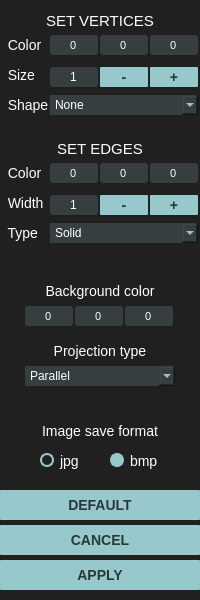
<?xml version="1.0" encoding="UTF-8"?>
<ui version="4.0">
 <class>Settings</class>
 <widget class="QDialog" name="Settings">
  <property name="geometry">
   <rect>
    <x>0</x>
    <y>0</y>
    <width>200</width>
    <height>600</height>
   </rect>
  </property>
  <property name="minimumSize">
   <size>
    <width>200</width>
    <height>600</height>
   </size>
  </property>
  <property name="maximumSize">
   <size>
    <width>200</width>
    <height>600</height>
   </size>
  </property>
  <property name="windowTitle">
   <string>Settings</string>
  </property>
  <property name="layoutDirection">
   <enum>Qt::LeftToRight</enum>
  </property>
  <property name="styleSheet">
   <string notr="true">background-color: rgb(32, 32, 32);</string>
  </property>
  <widget class="QLabel" name="label_1">
   <property name="geometry">
    <rect>
     <x>0</x>
     <y>0</y>
     <width>200</width>
     <height>30</height>
    </rect>
   </property>
   <property name="font">
    <font>
     <pointsize>-1</pointsize>
     <bold>false</bold>
    </font>
   </property>
   <property name="styleSheet">
    <string notr="true">background-color: rgb(32, 32, 32);
color: rgb(255, 255, 255);
font-size: 15px;</string>
   </property>
   <property name="text">
    <string>SET VERTICES</string>
   </property>
   <property name="scaledContents">
    <bool>true</bool>
   </property>
   <property name="alignment">
    <set>Qt::AlignBottom|Qt::AlignHCenter</set>
   </property>
   <property name="wordWrap">
    <bool>true</bool>
   </property>
  </widget>
  <widget class="QLabel" name="label_2">
   <property name="geometry">
    <rect>
     <x>0</x>
     <y>30</y>
     <width>50</width>
     <height>30</height>
    </rect>
   </property>
   <property name="font">
    <font>
     <pointsize>-1</pointsize>
     <bold>false</bold>
    </font>
   </property>
   <property name="styleSheet">
    <string notr="true">background-color: rgb(32, 32, 32);
color: rgb(255, 255, 255);
font-size: 14px;</string>
   </property>
   <property name="text">
    <string>  Color</string>
   </property>
   <property name="scaledContents">
    <bool>true</bool>
   </property>
   <property name="alignment">
    <set>Qt::AlignLeading|Qt::AlignLeft|Qt::AlignVCenter</set>
   </property>
   <property name="wordWrap">
    <bool>true</bool>
   </property>
  </widget>
  <widget class="QSpinBox" name="vertex_color_r">
   <property name="geometry">
    <rect>
     <x>50</x>
     <y>35</y>
     <width>48</width>
     <height>20</height>
    </rect>
   </property>
   <property name="styleSheet">
    <string notr="true">background-color: rgb(54, 62, 63);
color: rgb(255, 255, 255);
font-size: 11px;
border-radius: 3px;
selection-color: rgb(255, 255, 255);
selection-background-color: rgb(32, 32, 32);</string>
   </property>
   <property name="alignment">
    <set>Qt::AlignCenter</set>
   </property>
   <property name="buttonSymbols">
    <enum>QAbstractSpinBox::NoButtons</enum>
   </property>
   <property name="minimum">
    <number>0</number>
   </property>
   <property name="maximum">
    <number>255</number>
   </property>
   <property name="value">
    <number>0</number>
   </property>
  </widget>
  <widget class="QSpinBox" name="vertex_color_g">
   <property name="geometry">
    <rect>
     <x>100</x>
     <y>35</y>
     <width>48</width>
     <height>20</height>
    </rect>
   </property>
   <property name="styleSheet">
    <string notr="true">background-color: rgb(54, 62, 63);
color: rgb(255, 255, 255);
font-size: 11px;
border-radius: 3px;
selection-color: rgb(255, 255, 255);
selection-background-color: rgb(32, 32, 32);</string>
   </property>
   <property name="alignment">
    <set>Qt::AlignCenter</set>
   </property>
   <property name="buttonSymbols">
    <enum>QAbstractSpinBox::NoButtons</enum>
   </property>
   <property name="minimum">
    <number>0</number>
   </property>
   <property name="maximum">
    <number>255</number>
   </property>
   <property name="value">
    <number>0</number>
   </property>
  </widget>
  <widget class="QSpinBox" name="vertex_color_b">
   <property name="geometry">
    <rect>
     <x>150</x>
     <y>35</y>
     <width>48</width>
     <height>20</height>
    </rect>
   </property>
   <property name="styleSheet">
    <string notr="true">background-color: rgb(54, 62, 63);
color: rgb(255, 255, 255);
font-size: 11px;
border-radius: 3px;
selection-color: rgb(255, 255, 255);
selection-background-color: rgb(32, 32, 32);</string>
   </property>
   <property name="alignment">
    <set>Qt::AlignCenter</set>
   </property>
   <property name="buttonSymbols">
    <enum>QAbstractSpinBox::NoButtons</enum>
   </property>
   <property name="minimum">
    <number>0</number>
   </property>
   <property name="maximum">
    <number>255</number>
   </property>
   <property name="value">
    <number>0</number>
   </property>
  </widget>
  <widget class="QLabel" name="label_3">
   <property name="geometry">
    <rect>
     <x>0</x>
     <y>60</y>
     <width>50</width>
     <height>30</height>
    </rect>
   </property>
   <property name="font">
    <font>
     <pointsize>-1</pointsize>
     <bold>false</bold>
    </font>
   </property>
   <property name="styleSheet">
    <string notr="true">background-color: rgb(32, 32, 32);
color: rgb(255, 255, 255);
font-size: 14px;</string>
   </property>
   <property name="text">
    <string>  Size</string>
   </property>
   <property name="scaledContents">
    <bool>true</bool>
   </property>
   <property name="alignment">
    <set>Qt::AlignLeading|Qt::AlignLeft|Qt::AlignVCenter</set>
   </property>
   <property name="wordWrap">
    <bool>true</bool>
   </property>
  </widget>
  <widget class="QLabel" name="label_4">
   <property name="geometry">
    <rect>
     <x>0</x>
     <y>90</y>
     <width>50</width>
     <height>30</height>
    </rect>
   </property>
   <property name="font">
    <font>
     <pointsize>-1</pointsize>
     <bold>false</bold>
    </font>
   </property>
   <property name="styleSheet">
    <string notr="true">background-color: rgb(32, 32, 32);
color: rgb(255, 255, 255);
font-size: 14px;</string>
   </property>
   <property name="text">
    <string>  Shape</string>
   </property>
   <property name="scaledContents">
    <bool>true</bool>
   </property>
   <property name="alignment">
    <set>Qt::AlignLeading|Qt::AlignLeft|Qt::AlignVCenter</set>
   </property>
   <property name="wordWrap">
    <bool>true</bool>
   </property>
  </widget>
  <widget class="QSpinBox" name="vertex_size">
   <property name="geometry">
    <rect>
     <x>50</x>
     <y>67</y>
     <width>48</width>
     <height>20</height>
    </rect>
   </property>
   <property name="styleSheet">
    <string notr="true">background-color: rgb(54, 62, 63);
color: rgb(255, 255, 255);
font-size: 12px;
border-radius: 3px;
selection-color: rgb(255, 255, 255);
selection-background-color: rgb(32, 32, 32);</string>
   </property>
   <property name="alignment">
    <set>Qt::AlignCenter</set>
   </property>
   <property name="buttonSymbols">
    <enum>QAbstractSpinBox::NoButtons</enum>
   </property>
   <property name="minimum">
    <number>1</number>
   </property>
   <property name="maximum">
    <number>10</number>
   </property>
   <property name="value">
    <number>1</number>
   </property>
  </widget>
  <widget class="QPushButton" name="vertex_size_decr">
   <property name="geometry">
    <rect>
     <x>100</x>
     <y>67</y>
     <width>48</width>
     <height>20</height>
    </rect>
   </property>
   <property name="font">
    <font>
     <pointsize>-1</pointsize>
     <bold>true</bold>
    </font>
   </property>
   <property name="styleSheet">
    <string notr="true">QPushButton {
background-color: rgb(151, 200, 204);
color: rgb(42, 56, 57);
font-size: 14px;
border-radius: 1px;
}
QPushButton:hover{
background-color: rgb(138, 183, 187);
color: rgb(42, 56, 57);
font-size: 15px;
}
QPushButton:pressed{
background-color: rgb(125, 167, 170);
color: rgb(42, 56, 57);
font-size: 13px;
}</string>
   </property>
   <property name="text">
    <string>-</string>
   </property>
  </widget>
  <widget class="QPushButton" name="vertex_size_incr">
   <property name="geometry">
    <rect>
     <x>150</x>
     <y>67</y>
     <width>48</width>
     <height>20</height>
    </rect>
   </property>
   <property name="font">
    <font>
     <pointsize>-1</pointsize>
     <bold>true</bold>
    </font>
   </property>
   <property name="styleSheet">
    <string notr="true">QPushButton {
background-color: rgb(151, 200, 204);
color: rgb(42, 56, 57);
font-size: 14px;
border-radius: 1px;
}
QPushButton:hover{
background-color: rgb(138, 183, 187);
color: rgb(42, 56, 57);
font-size: 15px;
}
QPushButton:pressed{
background-color: rgb(125, 167, 170);
color: rgb(42, 56, 57);
font-size: 13px;
}</string>
   </property>
   <property name="text">
    <string>+</string>
   </property>
  </widget>
  <widget class="QComboBox" name="vertex_shape">
   <property name="geometry">
    <rect>
     <x>50</x>
     <y>95</y>
     <width>148</width>
     <height>20</height>
    </rect>
   </property>
   <property name="layoutDirection">
    <enum>Qt::LeftToRight</enum>
   </property>
   <property name="styleSheet">
    <string notr="true">background-color: rgb(54, 62, 63);
color: rgb(255, 255, 255);
font-size: 12px;
border-radius: 0px;
selection-color: rgb(255, 255, 255);
selection-background-color: rgb(54, 62, 63);
</string>
   </property>
   <item>
    <property name="text">
     <string>None</string>
    </property>
   </item>
   <item>
    <property name="text">
     <string>Circle</string>
    </property>
   </item>
   <item>
    <property name="text">
     <string>Square</string>
    </property>
   </item>
  </widget>
  <widget class="QLabel" name="label_5">
   <property name="geometry">
    <rect>
     <x>0</x>
     <y>128</y>
     <width>200</width>
     <height>30</height>
    </rect>
   </property>
   <property name="font">
    <font>
     <pointsize>-1</pointsize>
     <bold>false</bold>
    </font>
   </property>
   <property name="styleSheet">
    <string notr="true">background-color: rgb(32, 32, 32);
color: rgb(255, 255, 255);
font-size: 15px;</string>
   </property>
   <property name="text">
    <string>SET EDGES</string>
   </property>
   <property name="scaledContents">
    <bool>true</bool>
   </property>
   <property name="alignment">
    <set>Qt::AlignBottom|Qt::AlignHCenter</set>
   </property>
   <property name="wordWrap">
    <bool>true</bool>
   </property>
  </widget>
  <widget class="QComboBox" name="edge_type">
   <property name="geometry">
    <rect>
     <x>50</x>
     <y>223</y>
     <width>148</width>
     <height>20</height>
    </rect>
   </property>
   <property name="layoutDirection">
    <enum>Qt::LeftToRight</enum>
   </property>
   <property name="styleSheet">
    <string notr="true">background-color: rgb(54, 62, 63);
color: rgb(255, 255, 255);
font-size: 12px;
border-radius: 0px;
selection-color: rgb(255, 255, 255);
selection-background-color: rgb(54, 62, 63);
</string>
   </property>
   <item>
    <property name="text">
     <string>Solid</string>
    </property>
   </item>
   <item>
    <property name="text">
     <string>Dashed</string>
    </property>
   </item>
  </widget>
  <widget class="QLabel" name="label_6">
   <property name="geometry">
    <rect>
     <x>0</x>
     <y>158</y>
     <width>50</width>
     <height>30</height>
    </rect>
   </property>
   <property name="font">
    <font>
     <pointsize>-1</pointsize>
     <bold>false</bold>
    </font>
   </property>
   <property name="styleSheet">
    <string notr="true">background-color: rgb(32, 32, 32);
color: rgb(255, 255, 255);
font-size: 14px;</string>
   </property>
   <property name="text">
    <string>  Color</string>
   </property>
   <property name="scaledContents">
    <bool>true</bool>
   </property>
   <property name="alignment">
    <set>Qt::AlignLeading|Qt::AlignLeft|Qt::AlignVCenter</set>
   </property>
   <property name="wordWrap">
    <bool>true</bool>
   </property>
  </widget>
  <widget class="QLabel" name="label_7">
   <property name="geometry">
    <rect>
     <x>0</x>
     <y>218</y>
     <width>50</width>
     <height>30</height>
    </rect>
   </property>
   <property name="font">
    <font>
     <pointsize>-1</pointsize>
     <bold>false</bold>
    </font>
   </property>
   <property name="styleSheet">
    <string notr="true">background-color: rgb(32, 32, 32);
color: rgb(255, 255, 255);
font-size: 14px;</string>
   </property>
   <property name="text">
    <string>  Type</string>
   </property>
   <property name="scaledContents">
    <bool>true</bool>
   </property>
   <property name="alignment">
    <set>Qt::AlignLeading|Qt::AlignLeft|Qt::AlignVCenter</set>
   </property>
   <property name="wordWrap">
    <bool>true</bool>
   </property>
  </widget>
  <widget class="QSpinBox" name="edge_color_g">
   <property name="geometry">
    <rect>
     <x>100</x>
     <y>163</y>
     <width>48</width>
     <height>20</height>
    </rect>
   </property>
   <property name="styleSheet">
    <string notr="true">background-color: rgb(54, 62, 63);
color: rgb(255, 255, 255);
font-size: 11px;
border-radius: 3px;
selection-color: rgb(255, 255, 255);
selection-background-color: rgb(32, 32, 32);</string>
   </property>
   <property name="alignment">
    <set>Qt::AlignCenter</set>
   </property>
   <property name="buttonSymbols">
    <enum>QAbstractSpinBox::NoButtons</enum>
   </property>
   <property name="minimum">
    <number>0</number>
   </property>
   <property name="maximum">
    <number>255</number>
   </property>
   <property name="value">
    <number>0</number>
   </property>
  </widget>
  <widget class="QSpinBox" name="edge_color_b">
   <property name="geometry">
    <rect>
     <x>150</x>
     <y>163</y>
     <width>48</width>
     <height>20</height>
    </rect>
   </property>
   <property name="styleSheet">
    <string notr="true">background-color: rgb(54, 62, 63);
color: rgb(255, 255, 255);
font-size: 11px;
border-radius: 3px;
selection-color: rgb(255, 255, 255);
selection-background-color: rgb(32, 32, 32);</string>
   </property>
   <property name="alignment">
    <set>Qt::AlignCenter</set>
   </property>
   <property name="buttonSymbols">
    <enum>QAbstractSpinBox::NoButtons</enum>
   </property>
   <property name="minimum">
    <number>0</number>
   </property>
   <property name="maximum">
    <number>255</number>
   </property>
   <property name="value">
    <number>0</number>
   </property>
  </widget>
  <widget class="QSpinBox" name="edge_width">
   <property name="geometry">
    <rect>
     <x>50</x>
     <y>195</y>
     <width>48</width>
     <height>20</height>
    </rect>
   </property>
   <property name="styleSheet">
    <string notr="true">background-color: rgb(54, 62, 63);
color: rgb(255, 255, 255);
font-size: 12px;
border-radius: 3px;
selection-color: rgb(255, 255, 255);
selection-background-color: rgb(32, 32, 32);</string>
   </property>
   <property name="alignment">
    <set>Qt::AlignCenter</set>
   </property>
   <property name="buttonSymbols">
    <enum>QAbstractSpinBox::NoButtons</enum>
   </property>
   <property name="minimum">
    <number>1</number>
   </property>
   <property name="maximum">
    <number>10</number>
   </property>
   <property name="value">
    <number>1</number>
   </property>
  </widget>
  <widget class="QLabel" name="label_8">
   <property name="geometry">
    <rect>
     <x>0</x>
     <y>188</y>
     <width>50</width>
     <height>30</height>
    </rect>
   </property>
   <property name="font">
    <font>
     <pointsize>-1</pointsize>
     <bold>false</bold>
    </font>
   </property>
   <property name="styleSheet">
    <string notr="true">background-color: rgb(32, 32, 32);
color: rgb(255, 255, 255);
font-size: 14px;</string>
   </property>
   <property name="text">
    <string>  Width</string>
   </property>
   <property name="scaledContents">
    <bool>true</bool>
   </property>
   <property name="alignment">
    <set>Qt::AlignLeading|Qt::AlignLeft|Qt::AlignVCenter</set>
   </property>
   <property name="wordWrap">
    <bool>true</bool>
   </property>
  </widget>
  <widget class="QPushButton" name="edge_width_incr">
   <property name="geometry">
    <rect>
     <x>150</x>
     <y>195</y>
     <width>48</width>
     <height>20</height>
    </rect>
   </property>
   <property name="font">
    <font>
     <pointsize>-1</pointsize>
     <bold>true</bold>
    </font>
   </property>
   <property name="styleSheet">
    <string notr="true">QPushButton {
background-color: rgb(151, 200, 204);
color: rgb(42, 56, 57);
font-size: 14px;
border-radius: 1px;
}
QPushButton:hover{
background-color: rgb(138, 183, 187);
color: rgb(42, 56, 57);
font-size: 15px;
}
QPushButton:pressed{
background-color: rgb(125, 167, 170);
color: rgb(42, 56, 57);
font-size: 13px;
}</string>
   </property>
   <property name="text">
    <string>+</string>
   </property>
  </widget>
  <widget class="QSpinBox" name="edge_color_r">
   <property name="geometry">
    <rect>
     <x>50</x>
     <y>163</y>
     <width>48</width>
     <height>20</height>
    </rect>
   </property>
   <property name="styleSheet">
    <string notr="true">background-color: rgb(54, 62, 63);
color: rgb(255, 255, 255);
font-size: 11px;
border-radius: 3px;
selection-color: rgb(255, 255, 255);
selection-background-color: rgb(32, 32, 32);</string>
   </property>
   <property name="alignment">
    <set>Qt::AlignCenter</set>
   </property>
   <property name="buttonSymbols">
    <enum>QAbstractSpinBox::NoButtons</enum>
   </property>
   <property name="minimum">
    <number>0</number>
   </property>
   <property name="maximum">
    <number>255</number>
   </property>
   <property name="value">
    <number>0</number>
   </property>
  </widget>
  <widget class="QPushButton" name="edge_width_decr">
   <property name="geometry">
    <rect>
     <x>100</x>
     <y>195</y>
     <width>48</width>
     <height>20</height>
    </rect>
   </property>
   <property name="font">
    <font>
     <pointsize>-1</pointsize>
     <bold>true</bold>
    </font>
   </property>
   <property name="styleSheet">
    <string notr="true">QPushButton {
background-color: rgb(151, 200, 204);
color: rgb(42, 56, 57);
font-size: 14px;
border-radius: 1px;
}
QPushButton:hover{
background-color: rgb(138, 183, 187);
color: rgb(42, 56, 57);
font-size: 15px;
}
QPushButton:pressed{
background-color: rgb(125, 167, 170);
color: rgb(42, 56, 57);
font-size: 13px;
}</string>
   </property>
   <property name="text">
    <string>-</string>
   </property>
  </widget>
  <widget class="QLabel" name="label_9">
   <property name="geometry">
    <rect>
     <x>0</x>
     <y>336</y>
     <width>200</width>
     <height>30</height>
    </rect>
   </property>
   <property name="font">
    <font>
     <pointsize>-1</pointsize>
     <bold>false</bold>
    </font>
   </property>
   <property name="styleSheet">
    <string notr="true">background-color: rgb(32, 32, 32);
color: rgb(255, 255, 255);
font-size: 14px;</string>
   </property>
   <property name="text">
    <string>Projection type</string>
   </property>
   <property name="scaledContents">
    <bool>true</bool>
   </property>
   <property name="alignment">
    <set>Qt::AlignCenter</set>
   </property>
   <property name="wordWrap">
    <bool>true</bool>
   </property>
  </widget>
  <widget class="QComboBox" name="projection_type">
   <property name="geometry">
    <rect>
     <x>25</x>
     <y>366</y>
     <width>150</width>
     <height>20</height>
    </rect>
   </property>
   <property name="layoutDirection">
    <enum>Qt::LeftToRight</enum>
   </property>
   <property name="styleSheet">
    <string notr="true">background-color: rgb(54, 62, 63);
color: rgb(255, 255, 255);
font-size: 12px;
border-radius: 0px;
selection-color: rgb(255, 255, 255);
selection-background-color: rgb(54, 62, 63);
</string>
   </property>
   <item>
    <property name="text">
     <string>Parallel</string>
    </property>
   </item>
   <item>
    <property name="text">
     <string>Central</string>
    </property>
   </item>
  </widget>
  <widget class="QLabel" name="label_10">
   <property name="geometry">
    <rect>
     <x>0</x>
     <y>276</y>
     <width>200</width>
     <height>30</height>
    </rect>
   </property>
   <property name="font">
    <font>
     <pointsize>-1</pointsize>
     <bold>false</bold>
    </font>
   </property>
   <property name="styleSheet">
    <string notr="true">background-color: rgb(32, 32, 32);
color: rgb(255, 255, 255);
font-size: 14px;</string>
   </property>
   <property name="text">
    <string>Background color</string>
   </property>
   <property name="scaledContents">
    <bool>true</bool>
   </property>
   <property name="alignment">
    <set>Qt::AlignCenter</set>
   </property>
   <property name="wordWrap">
    <bool>true</bool>
   </property>
  </widget>
  <widget class="QSpinBox" name="bg_color_g">
   <property name="geometry">
    <rect>
     <x>75</x>
     <y>306</y>
     <width>48</width>
     <height>20</height>
    </rect>
   </property>
   <property name="styleSheet">
    <string notr="true">background-color: rgb(54, 62, 63);
color: rgb(255, 255, 255);
font-size: 11px;
border-radius: 3px;
selection-color: rgb(255, 255, 255);
selection-background-color: rgb(32, 32, 32);</string>
   </property>
   <property name="alignment">
    <set>Qt::AlignCenter</set>
   </property>
   <property name="buttonSymbols">
    <enum>QAbstractSpinBox::NoButtons</enum>
   </property>
   <property name="minimum">
    <number>0</number>
   </property>
   <property name="maximum">
    <number>255</number>
   </property>
   <property name="value">
    <number>0</number>
   </property>
  </widget>
  <widget class="QSpinBox" name="bg_color_b">
   <property name="geometry">
    <rect>
     <x>125</x>
     <y>306</y>
     <width>48</width>
     <height>20</height>
    </rect>
   </property>
   <property name="styleSheet">
    <string notr="true">background-color: rgb(54, 62, 63);
color: rgb(255, 255, 255);
font-size: 11px;
border-radius: 3px;
selection-color: rgb(255, 255, 255);
selection-background-color: rgb(32, 32, 32);</string>
   </property>
   <property name="alignment">
    <set>Qt::AlignCenter</set>
   </property>
   <property name="buttonSymbols">
    <enum>QAbstractSpinBox::NoButtons</enum>
   </property>
   <property name="minimum">
    <number>0</number>
   </property>
   <property name="maximum">
    <number>255</number>
   </property>
   <property name="value">
    <number>0</number>
   </property>
  </widget>
  <widget class="QSpinBox" name="bg_color_r">
   <property name="geometry">
    <rect>
     <x>25</x>
     <y>306</y>
     <width>48</width>
     <height>20</height>
    </rect>
   </property>
   <property name="styleSheet">
    <string notr="true">background-color: rgb(54, 62, 63);
color: rgb(255, 255, 255);
font-size: 11px;
border-radius: 3px;
selection-color: rgb(255, 255, 255);
selection-background-color: rgb(32, 32, 32);</string>
   </property>
   <property name="alignment">
    <set>Qt::AlignCenter</set>
   </property>
   <property name="buttonSymbols">
    <enum>QAbstractSpinBox::NoButtons</enum>
   </property>
   <property name="minimum">
    <number>0</number>
   </property>
   <property name="maximum">
    <number>255</number>
   </property>
   <property name="value">
    <number>0</number>
   </property>
  </widget>
  <widget class="QPushButton" name="set_default">
   <property name="geometry">
    <rect>
     <x>0</x>
     <y>490</y>
     <width>200</width>
     <height>30</height>
    </rect>
   </property>
   <property name="font">
    <font>
     <pointsize>-1</pointsize>
     <bold>true</bold>
    </font>
   </property>
   <property name="styleSheet">
    <string notr="true">QPushButton {
background-color: rgb(151, 200, 204);
color: rgb(42, 56, 57);
font-size: 14px;
border-radius: 1px;
}
QPushButton:hover{
background-color: rgb(138, 183, 187);
color: rgb(42, 56, 57);
font-size: 15px;
}
QPushButton:pressed{
background-color: rgb(125, 167, 170);
color: rgb(42, 56, 57);
font-size: 13px;
}</string>
   </property>
   <property name="text">
    <string>DEFAULT</string>
   </property>
  </widget>
  <widget class="QPushButton" name="set_cancel">
   <property name="geometry">
    <rect>
     <x>0</x>
     <y>525</y>
     <width>200</width>
     <height>30</height>
    </rect>
   </property>
   <property name="font">
    <font>
     <pointsize>-1</pointsize>
     <bold>true</bold>
    </font>
   </property>
   <property name="styleSheet">
    <string notr="true">QPushButton {
background-color: rgb(151, 200, 204);
color: rgb(42, 56, 57);
font-size: 14px;
border-radius: 1px;
}
QPushButton:hover{
background-color: rgb(138, 183, 187);
color: rgb(42, 56, 57);
font-size: 15px;
}
QPushButton:pressed{
background-color: rgb(125, 167, 170);
color: rgb(42, 56, 57);
font-size: 13px;
}</string>
   </property>
   <property name="text">
    <string>CANCEL</string>
   </property>
  </widget>
  <widget class="QPushButton" name="set_apply">
   <property name="geometry">
    <rect>
     <x>0</x>
     <y>560</y>
     <width>200</width>
     <height>30</height>
    </rect>
   </property>
   <property name="font">
    <font>
     <pointsize>-1</pointsize>
     <bold>true</bold>
    </font>
   </property>
   <property name="styleSheet">
    <string notr="true">QPushButton {
background-color: rgb(151, 200, 204);
color: rgb(42, 56, 57);
font-size: 14px;
border-radius: 1px;
}
QPushButton:hover{
background-color: rgb(138, 183, 187);
color: rgb(42, 56, 57);
font-size: 15px;
}
QPushButton:pressed{
background-color: rgb(125, 167, 170);
color: rgb(42, 56, 57);
font-size: 13px;
}</string>
   </property>
   <property name="text">
    <string>APPLY</string>
   </property>
  </widget>
  <widget class="QLabel" name="label_11">
   <property name="geometry">
    <rect>
     <x>0</x>
     <y>416</y>
     <width>200</width>
     <height>30</height>
    </rect>
   </property>
   <property name="font">
    <font>
     <pointsize>-1</pointsize>
     <bold>false</bold>
    </font>
   </property>
   <property name="styleSheet">
    <string notr="true">background-color: rgb(32, 32, 32);
color: rgb(255, 255, 255);
font-size: 14px;</string>
   </property>
   <property name="text">
    <string>Image save format</string>
   </property>
   <property name="scaledContents">
    <bool>true</bool>
   </property>
   <property name="alignment">
    <set>Qt::AlignCenter</set>
   </property>
   <property name="wordWrap">
    <bool>true</bool>
   </property>
  </widget>
  <widget class="QRadioButton" name="bmp">
   <property name="geometry">
    <rect>
     <x>110</x>
     <y>451</y>
     <width>70</width>
     <height>19</height>
    </rect>
   </property>
   <property name="styleSheet">
    <string notr="true">QRadioButton {
background-color: rgb(32, 32, 32);
color: rgb(255, 255, 255);
font-size: 14px;
border-radius: 0px;
}

QRadioButton::indicator {
    width: 10px;
    height: 10px;
    border-radius: 7px;
}

QRadioButton::indicator:checked {
    background-color:  rgb(32, 32, 32);
    border:  2px solid rgb(151, 200, 204);
}

QRadioButton::indicator:unchecked {
    background-color: rgb(151, 200, 204);
    border: 2px solid rgb(151, 200, 204);
}
</string>
   </property>
   <property name="text">
    <string>bmp</string>
   </property>
   <property name="checked">
    <bool>false</bool>
   </property>
  </widget>
  <widget class="QRadioButton" name="jpeg">
   <property name="geometry">
    <rect>
     <x>40</x>
     <y>451</y>
     <width>70</width>
     <height>19</height>
    </rect>
   </property>
   <property name="styleSheet">
    <string notr="true">QRadioButton {
background-color: rgb(32, 32, 32);
color: rgb(255, 255, 255);
font-size: 14px;
border-radius: 0px;
}

QRadioButton::indicator {
    width: 10px;
    height: 10px;
    border-radius: 7px;
}

QRadioButton::indicator:checked {
    background-color:  rgb(32, 32, 32);
    border:  2px solid rgb(151, 200, 204);
}

QRadioButton::indicator:unchecked {
    background-color: rgb(151, 200, 204);
    border: 2px solid rgb(151, 200, 204);
}
</string>
   </property>
   <property name="text">
    <string>jpg</string>
   </property>
   <property name="checked">
    <bool>true</bool>
   </property>
  </widget>
 </widget>
 <resources/>
 <connections/>
</ui>
